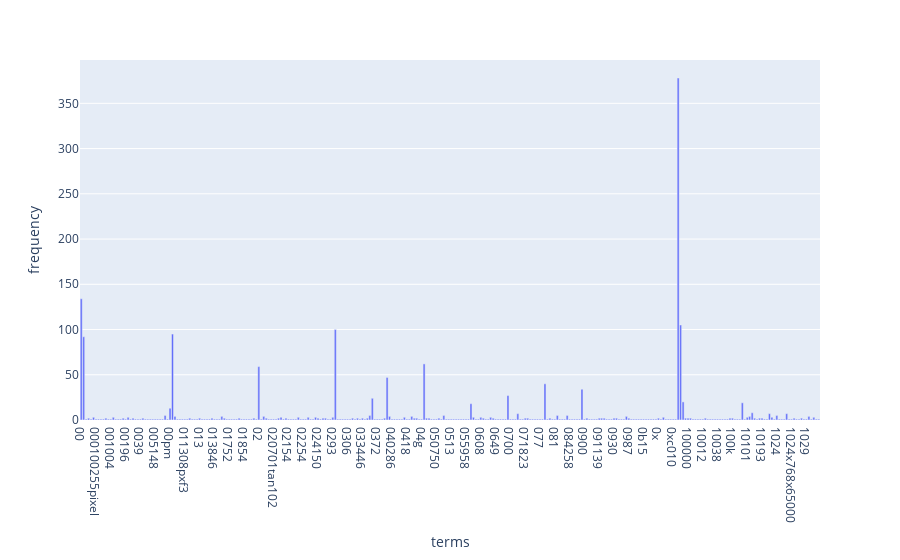

Notebook source saved alongside this figure:
### Code cell
### Exercise13:

import plotly.express as px  

df = {"terms": list(count_vect.get_feature_names_out()[:300]),
      "frequency": list(term_frequencies[:300])}
fig = px.bar(df, x = 'terms', y = 'frequency')  
fig.show()

### Figure 1 — Plotly figure (JSON) as saved in the notebook; plotly's stock layout.template omitted (floating-point values rounded to 4 significant figures; data arrays with more than 128 entries replaced by an {"elided": "..."} marker saying what was removed)
{"data": [{"alignmentgroup": "True", "hovertemplate": "terms=%{x}<br>frequency=%{y}<extra></extra>", "legendgroup": "", "marker": {"color": "#636efa", "pattern": {"shape": ""}}, "name": "", "offsetgroup": "", "orientation": "v", "showlegend": false, "textposition": "auto", "type": "bar", "x": {"elided": "300 str values"}, "xaxis": "x", "y": {"elided": "300 int values"}, "yaxis": "y"}], "layout": {"barmode": "relative", "legend": {"tracegroupgap": 0}, "margin": {"t": 60}, "xaxis": {"anchor": "y", "domain": [0, 1], "title": {"text": "terms"}}, "yaxis": {"anchor": "x", "domain": [0, 1], "title": {"text": "frequency"}}}}
